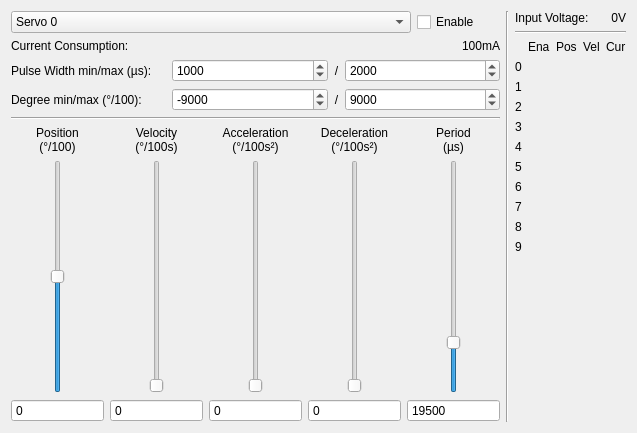
<?xml version="1.0" encoding="UTF-8"?>
<ui version="4.0">
 <class>ServoV2</class>
 <widget class="QWidget" name="ServoV2">
  <property name="geometry">
   <rect>
    <x>0</x>
    <y>0</y>
    <width>637</width>
    <height>433</height>
   </rect>
  </property>
  <property name="windowTitle">
   <string>Form</string>
  </property>
  <layout class="QHBoxLayout" name="horizontalLayout_2">
   <item>
    <layout class="QHBoxLayout" name="horizontalLayout">
     <item>
      <layout class="QVBoxLayout" name="verticalLayout">
       <item>
        <layout class="QHBoxLayout" name="horizontalLayout_11">
         <item>
          <widget class="QComboBox" name="servo_dropbox">
           <property name="sizePolicy">
            <sizepolicy hsizetype="Expanding" vsizetype="Fixed">
             <horstretch>0</horstretch>
             <verstretch>0</verstretch>
            </sizepolicy>
           </property>
           <item>
            <property name="text">
             <string>Servo 0</string>
            </property>
           </item>
           <item>
            <property name="text">
             <string>Servo 1</string>
            </property>
           </item>
           <item>
            <property name="text">
             <string>Servo 2</string>
            </property>
           </item>
           <item>
            <property name="text">
             <string>Servo 3</string>
            </property>
           </item>
           <item>
            <property name="text">
             <string>Servo 4</string>
            </property>
           </item>
           <item>
            <property name="text">
             <string>Servo 5</string>
            </property>
           </item>
           <item>
            <property name="text">
             <string>Servo 6</string>
            </property>
           </item>
           <item>
            <property name="text">
             <string>Servo 7</string>
            </property>
           </item>
           <item>
            <property name="text">
             <string>Servo 8</string>
            </property>
           </item>
           <item>
            <property name="text">
             <string>Servo 9</string>
            </property>
           </item>
           <item>
            <property name="text">
             <string>All Servos</string>
            </property>
           </item>
          </widget>
         </item>
         <item>
          <widget class="QCheckBox" name="enable_checkbox">
           <property name="sizePolicy">
            <sizepolicy hsizetype="Minimum" vsizetype="Fixed">
             <horstretch>0</horstretch>
             <verstretch>0</verstretch>
            </sizepolicy>
           </property>
           <property name="layoutDirection">
            <enum>Qt::LeftToRight</enum>
           </property>
           <property name="text">
            <string>Enable      </string>
           </property>
          </widget>
         </item>
        </layout>
       </item>
       <item>
        <layout class="QHBoxLayout" name="horizontalLayout_9">
         <item>
          <widget class="QLabel" name="current_text_label">
           <property name="sizePolicy">
            <sizepolicy hsizetype="Expanding" vsizetype="Preferred">
             <horstretch>0</horstretch>
             <verstretch>0</verstretch>
            </sizepolicy>
           </property>
           <property name="text">
            <string>Current Consumption:</string>
           </property>
           <property name="alignment">
            <set>Qt::AlignLeading|Qt::AlignLeft|Qt::AlignVCenter</set>
           </property>
          </widget>
         </item>
         <item>
          <widget class="QLabel" name="current_label">
           <property name="text">
            <string>100mA</string>
           </property>
           <property name="alignment">
            <set>Qt::AlignRight|Qt::AlignTrailing|Qt::AlignVCenter</set>
           </property>
          </widget>
         </item>
        </layout>
       </item>
       <item>
        <layout class="QHBoxLayout" name="horizontalLayout_10">
         <item>
          <widget class="QLabel" name="label">
           <property name="text">
            <string>Pulse Width min/max (µs):</string>
           </property>
          </widget>
         </item>
         <item>
          <widget class="QSpinBox" name="pulse_width_min_spin">
           <property name="maximum">
            <number>1000000</number>
           </property>
           <property name="singleStep">
            <number>100</number>
           </property>
           <property name="value">
            <number>1000</number>
           </property>
          </widget>
         </item>
         <item>
          <widget class="QLabel" name="pulse_width_label">
           <property name="sizePolicy">
            <sizepolicy hsizetype="Fixed" vsizetype="Preferred">
             <horstretch>0</horstretch>
             <verstretch>0</verstretch>
            </sizepolicy>
           </property>
           <property name="text">
            <string>/</string>
           </property>
           <property name="alignment">
            <set>Qt::AlignCenter</set>
           </property>
          </widget>
         </item>
         <item>
          <widget class="QSpinBox" name="pulse_width_max_spin">
           <property name="maximum">
            <number>1000000</number>
           </property>
           <property name="singleStep">
            <number>100</number>
           </property>
           <property name="value">
            <number>2000</number>
           </property>
          </widget>
         </item>
        </layout>
       </item>
       <item>
        <layout class="QHBoxLayout" name="horizontalLayout_4">
         <item>
          <widget class="QLabel" name="label_3">
           <property name="text">
            <string>Degree min/max (°/100):</string>
           </property>
          </widget>
         </item>
         <item>
          <widget class="QSpinBox" name="degree_min_spin">
           <property name="minimum">
            <number>-32767</number>
           </property>
           <property name="maximum">
            <number>32767</number>
           </property>
           <property name="singleStep">
            <number>1000</number>
           </property>
           <property name="value">
            <number>-9000</number>
           </property>
          </widget>
         </item>
         <item>
          <widget class="QLabel" name="degree_width_label">
           <property name="sizePolicy">
            <sizepolicy hsizetype="Fixed" vsizetype="Preferred">
             <horstretch>0</horstretch>
             <verstretch>0</verstretch>
            </sizepolicy>
           </property>
           <property name="text">
            <string>/</string>
           </property>
           <property name="alignment">
            <set>Qt::AlignCenter</set>
           </property>
          </widget>
         </item>
         <item>
          <widget class="QSpinBox" name="degree_max_spin">
           <property name="minimum">
            <number>-32767</number>
           </property>
           <property name="maximum">
            <number>32767</number>
           </property>
           <property name="singleStep">
            <number>1000</number>
           </property>
           <property name="value">
            <number>9000</number>
           </property>
          </widget>
         </item>
        </layout>
       </item>
       <item>
        <widget class="Line" name="line_3">
         <property name="orientation">
          <enum>Qt::Horizontal</enum>
         </property>
        </widget>
       </item>
       <item>
        <layout class="QHBoxLayout" name="horizontalLayout_3">
         <item>
          <layout class="QVBoxLayout" name="verticalLayout_3">
           <item>
            <widget class="QLabel" name="position_label">
             <property name="text">
              <string>Position&lt;br&gt;(°/100)</string>
             </property>
             <property name="alignment">
              <set>Qt::AlignCenter</set>
             </property>
            </widget>
           </item>
           <item>
            <layout class="QHBoxLayout" name="horizontalLayout_8">
             <item>
              <spacer name="horizontalSpacer">
               <property name="orientation">
                <enum>Qt::Horizontal</enum>
               </property>
               <property name="sizeHint" stdset="0">
                <size>
                 <width>40</width>
                 <height>20</height>
                </size>
               </property>
              </spacer>
             </item>
             <item>
              <widget class="QSlider" name="position_slider">
               <property name="sizePolicy">
                <sizepolicy hsizetype="Fixed" vsizetype="Expanding">
                 <horstretch>0</horstretch>
                 <verstretch>0</verstretch>
                </sizepolicy>
               </property>
               <property name="minimum">
                <number>-9000</number>
               </property>
               <property name="maximum">
                <number>9000</number>
               </property>
               <property name="pageStep">
                <number>1000</number>
               </property>
               <property name="orientation">
                <enum>Qt::Vertical</enum>
               </property>
              </widget>
             </item>
             <item>
              <spacer name="horizontalSpacer_2">
               <property name="orientation">
                <enum>Qt::Horizontal</enum>
               </property>
               <property name="sizeHint" stdset="0">
                <size>
                 <width>40</width>
                 <height>20</height>
                </size>
               </property>
              </spacer>
             </item>
            </layout>
           </item>
           <item>
            <widget class="QSpinBox" name="position_spin">
             <property name="buttonSymbols">
              <enum>QAbstractSpinBox::NoButtons</enum>
             </property>
             <property name="minimum">
              <number>-9000</number>
             </property>
             <property name="maximum">
              <number>9000</number>
             </property>
            </widget>
           </item>
          </layout>
         </item>
         <item>
          <layout class="QVBoxLayout" name="verticalLayout_4">
           <item>
            <widget class="QLabel" name="velocity_label">
             <property name="text">
              <string>Velocity&lt;br&gt;(°/100s)</string>
             </property>
             <property name="alignment">
              <set>Qt::AlignCenter</set>
             </property>
            </widget>
           </item>
           <item>
            <layout class="QHBoxLayout" name="horizontalLayout_13">
             <item>
              <spacer name="horizontalSpacer_3">
               <property name="orientation">
                <enum>Qt::Horizontal</enum>
               </property>
               <property name="sizeHint" stdset="0">
                <size>
                 <width>40</width>
                 <height>20</height>
                </size>
               </property>
              </spacer>
             </item>
             <item>
              <widget class="QSlider" name="velocity_slider">
               <property name="sizePolicy">
                <sizepolicy hsizetype="Fixed" vsizetype="Expanding">
                 <horstretch>0</horstretch>
                 <verstretch>0</verstretch>
                </sizepolicy>
               </property>
               <property name="maximum">
                <number>500000</number>
               </property>
               <property name="pageStep">
                <number>1000</number>
               </property>
               <property name="orientation">
                <enum>Qt::Vertical</enum>
               </property>
              </widget>
             </item>
             <item>
              <spacer name="horizontalSpacer_4">
               <property name="orientation">
                <enum>Qt::Horizontal</enum>
               </property>
               <property name="sizeHint" stdset="0">
                <size>
                 <width>40</width>
                 <height>20</height>
                </size>
               </property>
              </spacer>
             </item>
            </layout>
           </item>
           <item>
            <widget class="QSpinBox" name="velocity_spin">
             <property name="buttonSymbols">
              <enum>QAbstractSpinBox::NoButtons</enum>
             </property>
             <property name="maximum">
              <number>500000</number>
             </property>
            </widget>
           </item>
          </layout>
         </item>
         <item>
          <layout class="QVBoxLayout" name="verticalLayout_5">
           <item>
            <widget class="QLabel" name="acceleration_label">
             <property name="text">
              <string>Acceleration&lt;br&gt;(°/100s²)</string>
             </property>
             <property name="alignment">
              <set>Qt::AlignCenter</set>
             </property>
            </widget>
           </item>
           <item>
            <layout class="QHBoxLayout" name="horizontalLayout_14">
             <item>
              <spacer name="horizontalSpacer_5">
               <property name="orientation">
                <enum>Qt::Horizontal</enum>
               </property>
               <property name="sizeHint" stdset="0">
                <size>
                 <width>40</width>
                 <height>20</height>
                </size>
               </property>
              </spacer>
             </item>
             <item>
              <widget class="QSlider" name="acceleration_slider">
               <property name="sizePolicy">
                <sizepolicy hsizetype="Fixed" vsizetype="Expanding">
                 <horstretch>0</horstretch>
                 <verstretch>0</verstretch>
                </sizepolicy>
               </property>
               <property name="maximum">
                <number>500000</number>
               </property>
               <property name="pageStep">
                <number>1000</number>
               </property>
               <property name="orientation">
                <enum>Qt::Vertical</enum>
               </property>
              </widget>
             </item>
             <item>
              <spacer name="horizontalSpacer_6">
               <property name="orientation">
                <enum>Qt::Horizontal</enum>
               </property>
               <property name="sizeHint" stdset="0">
                <size>
                 <width>40</width>
                 <height>20</height>
                </size>
               </property>
              </spacer>
             </item>
            </layout>
           </item>
           <item>
            <widget class="QSpinBox" name="acceleration_spin">
             <property name="buttonSymbols">
              <enum>QAbstractSpinBox::NoButtons</enum>
             </property>
             <property name="maximum">
              <number>500000</number>
             </property>
            </widget>
           </item>
          </layout>
         </item>
         <item>
          <layout class="QVBoxLayout" name="verticalLayout_7">
           <item>
            <widget class="QLabel" name="deceleration_label">
             <property name="text">
              <string>Deceleration
(°/100s²)</string>
             </property>
             <property name="alignment">
              <set>Qt::AlignCenter</set>
             </property>
            </widget>
           </item>
           <item>
            <layout class="QHBoxLayout" name="horizontalLayout_16">
             <item>
              <spacer name="horizontalSpacer_9">
               <property name="orientation">
                <enum>Qt::Horizontal</enum>
               </property>
               <property name="sizeHint" stdset="0">
                <size>
                 <width>40</width>
                 <height>20</height>
                </size>
               </property>
              </spacer>
             </item>
             <item>
              <widget class="QSlider" name="deceleration_slider">
               <property name="maximum">
                <number>500000</number>
               </property>
               <property name="orientation">
                <enum>Qt::Vertical</enum>
               </property>
              </widget>
             </item>
             <item>
              <spacer name="horizontalSpacer_10">
               <property name="orientation">
                <enum>Qt::Horizontal</enum>
               </property>
               <property name="sizeHint" stdset="0">
                <size>
                 <width>40</width>
                 <height>20</height>
                </size>
               </property>
              </spacer>
             </item>
            </layout>
           </item>
           <item>
            <widget class="QSpinBox" name="deceleration_spin">
             <property name="buttonSymbols">
              <enum>QAbstractSpinBox::NoButtons</enum>
             </property>
             <property name="maximum">
              <number>500000</number>
             </property>
            </widget>
           </item>
          </layout>
         </item>
         <item>
          <layout class="QVBoxLayout" name="verticalLayout_6">
           <item>
            <widget class="QLabel" name="period_label">
             <property name="text">
              <string>Period
(µs)</string>
             </property>
             <property name="alignment">
              <set>Qt::AlignCenter</set>
             </property>
            </widget>
           </item>
           <item>
            <layout class="QHBoxLayout" name="horizontalLayout_15">
             <item>
              <spacer name="horizontalSpacer_7">
               <property name="orientation">
                <enum>Qt::Horizontal</enum>
               </property>
               <property name="sizeHint" stdset="0">
                <size>
                 <width>40</width>
                 <height>20</height>
                </size>
               </property>
              </spacer>
             </item>
             <item>
              <widget class="QSlider" name="period_slider">
               <property name="sizePolicy">
                <sizepolicy hsizetype="Fixed" vsizetype="Expanding">
                 <horstretch>0</horstretch>
                 <verstretch>0</verstretch>
                </sizepolicy>
               </property>
               <property name="minimum">
                <number>1</number>
               </property>
               <property name="maximum">
                <number>1000000</number>
               </property>
               <property name="pageStep">
                <number>1000</number>
               </property>
               <property name="value">
                <number>19500</number>
               </property>
               <property name="orientation">
                <enum>Qt::Vertical</enum>
               </property>
              </widget>
             </item>
             <item>
              <spacer name="horizontalSpacer_8">
               <property name="orientation">
                <enum>Qt::Horizontal</enum>
               </property>
               <property name="sizeHint" stdset="0">
                <size>
                 <width>40</width>
                 <height>20</height>
                </size>
               </property>
              </spacer>
             </item>
            </layout>
           </item>
           <item>
            <widget class="QSpinBox" name="period_spin">
             <property name="buttonSymbols">
              <enum>QAbstractSpinBox::NoButtons</enum>
             </property>
             <property name="minimum">
              <number>1</number>
             </property>
             <property name="maximum">
              <number>1000000</number>
             </property>
             <property name="value">
              <number>19500</number>
             </property>
            </widget>
           </item>
          </layout>
         </item>
        </layout>
       </item>
      </layout>
     </item>
     <item>
      <widget class="Line" name="line">
       <property name="orientation">
        <enum>Qt::Vertical</enum>
       </property>
      </widget>
     </item>
     <item>
      <layout class="QVBoxLayout" name="verticalLayout_2">
       <item>
        <layout class="QHBoxLayout" name="horizontalLayout_5">
         <item>
          <widget class="QLabel" name="label_5">
           <property name="text">
            <string>Input Voltage:</string>
           </property>
          </widget>
         </item>
         <item>
          <widget class="QLabel" name="input_voltage_label">
           <property name="text">
            <string>0V</string>
           </property>
           <property name="alignment">
            <set>Qt::AlignRight|Qt::AlignTrailing|Qt::AlignVCenter</set>
           </property>
          </widget>
         </item>
        </layout>
       </item>
       <item>
        <widget class="Line" name="line_2">
         <property name="orientation">
          <enum>Qt::Horizontal</enum>
         </property>
        </widget>
       </item>
       <item>
        <layout class="QGridLayout" name="status_grid">
         <item row="3" column="0">
          <widget class="QLabel" name="label_8">
           <property name="text">
            <string>2</string>
           </property>
          </widget>
         </item>
         <item row="6" column="0">
          <widget class="QLabel" name="label_12">
           <property name="text">
            <string>5</string>
           </property>
          </widget>
         </item>
         <item row="2" column="0">
          <widget class="QLabel" name="label_7">
           <property name="text">
            <string>1</string>
           </property>
          </widget>
         </item>
         <item row="1" column="0">
          <widget class="QLabel" name="label_10">
           <property name="text">
            <string>0</string>
           </property>
          </widget>
         </item>
         <item row="4" column="0">
          <widget class="QLabel" name="label_9">
           <property name="text">
            <string>3</string>
           </property>
          </widget>
         </item>
         <item row="7" column="0">
          <widget class="QLabel" name="label_11">
           <property name="text">
            <string>6</string>
           </property>
          </widget>
         </item>
         <item row="5" column="0">
          <widget class="QLabel" name="label_13">
           <property name="text">
            <string>4</string>
           </property>
          </widget>
         </item>
         <item row="0" column="1">
          <widget class="QLabel" name="label_15">
           <property name="text">
            <string>Ena</string>
           </property>
          </widget>
         </item>
         <item row="0" column="2">
          <widget class="QLabel" name="label_16">
           <property name="text">
            <string>Pos</string>
           </property>
          </widget>
         </item>
         <item row="0" column="3">
          <widget class="QLabel" name="label_17">
           <property name="text">
            <string>Vel</string>
           </property>
          </widget>
         </item>
         <item row="0" column="4">
          <widget class="QLabel" name="label_18">
           <property name="text">
            <string>Cur</string>
           </property>
          </widget>
         </item>
         <item row="8" column="0">
          <widget class="QLabel" name="label_6">
           <property name="text">
            <string>7</string>
           </property>
          </widget>
         </item>
         <item row="9" column="0">
          <widget class="QLabel" name="label_14">
           <property name="text">
            <string>8</string>
           </property>
          </widget>
         </item>
         <item row="10" column="0">
          <widget class="QLabel" name="label_19">
           <property name="text">
            <string>9</string>
           </property>
          </widget>
         </item>
        </layout>
       </item>
       <item>
        <spacer name="verticalSpacer">
         <property name="orientation">
          <enum>Qt::Vertical</enum>
         </property>
         <property name="sizeHint" stdset="0">
          <size>
           <width>20</width>
           <height>40</height>
          </size>
         </property>
        </spacer>
       </item>
      </layout>
     </item>
    </layout>
   </item>
  </layout>
 </widget>
 <resources/>
 <connections/>
</ui>
